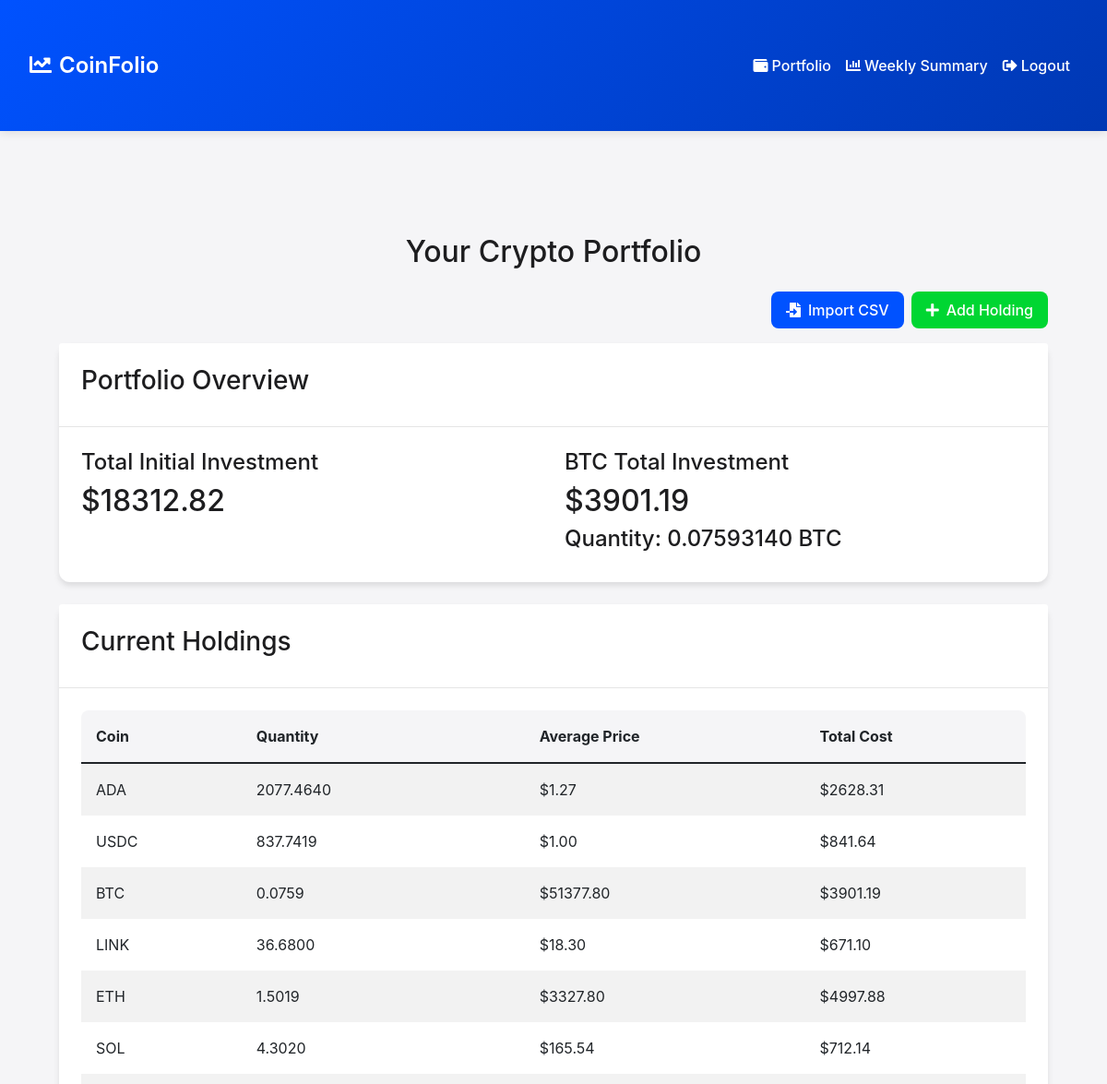
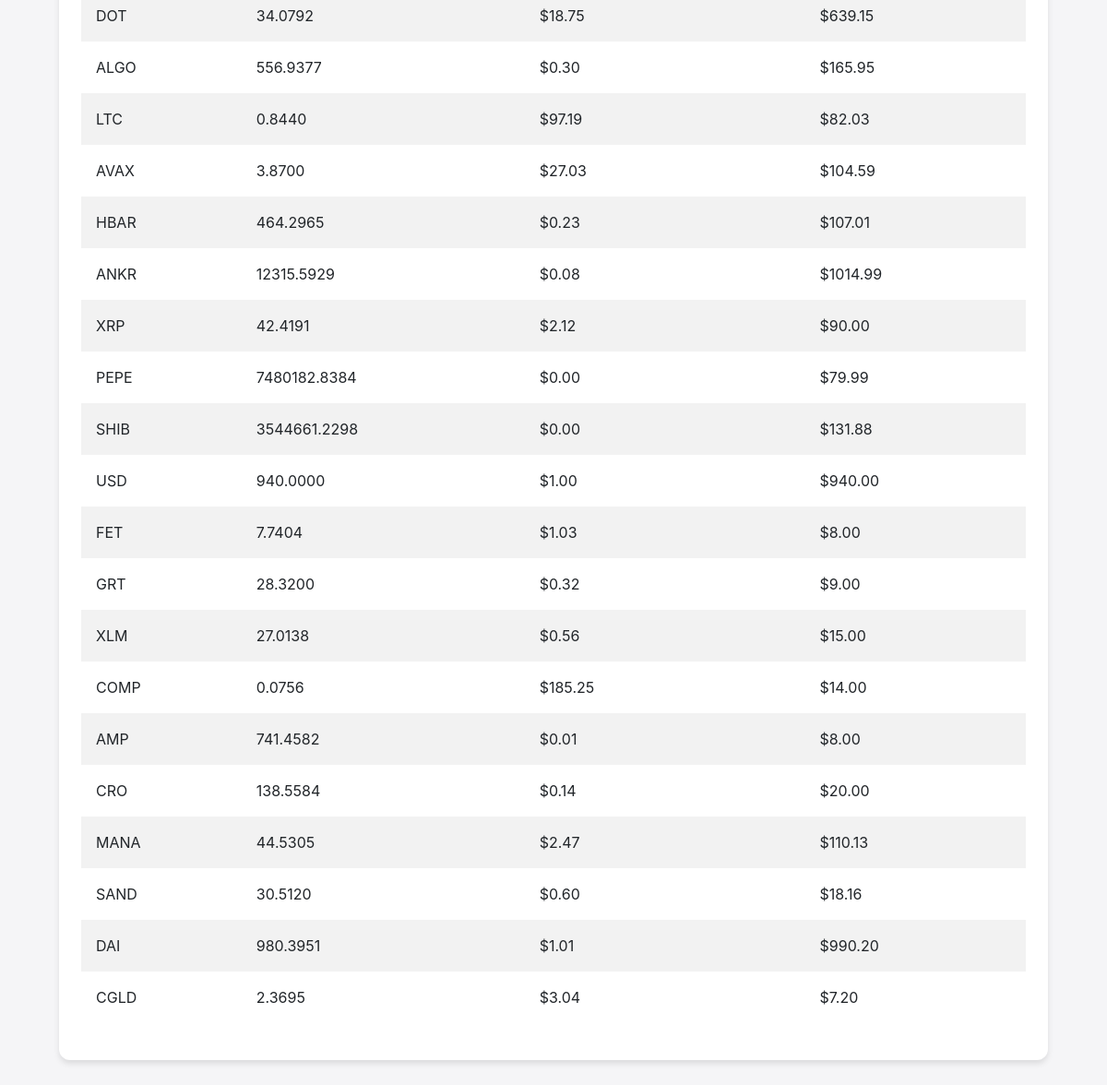
Before: /portfolio (signed in) with the older database file (2 pictures, top to bottom).
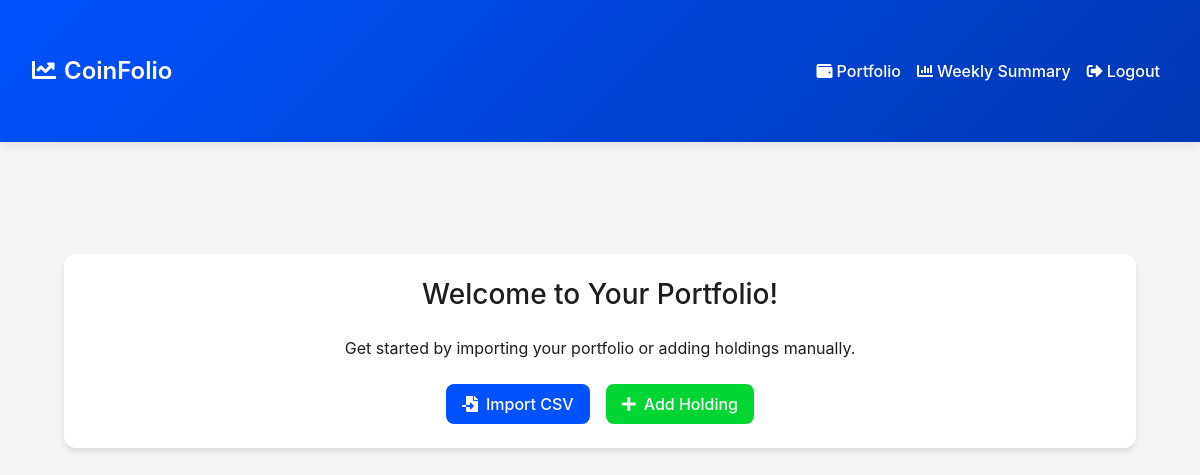
After: the same page with the newer database file.
### app.py (models this page shows)
class Portfolio(db.Model):
    id = db.Column(db.Integer, primary_key=True)
    user_id = db.Column(db.Integer, db.ForeignKey('user.id'), nullable=False)
    symbol = db.Column(db.String(10), nullable=False)
    purchase_date = db.Column(db.Date, nullable=False)
    purchase_price = db.Column(db.Float, nullable=False)
    quantity = db.Column(db.Float, nullable=False)
    transaction_type = db.Column(db.String(50), nullable=False)
    transaction_id = db.Column(db.String(50), nullable=False)
    transaction_date = db.Column(db.Date, nullable=False)
    transaction_price = db.Column(db.Float, nullable=False)
    transaction_quantity = db.Column(db.Float, nullable=False)
    transaction_fee = db.Column(db.Float, nullable=False)
    transaction_total = db.Column(db.Float, nullable=False)

### app.py (the view)
@app.route('/portfolio')
@login_required
def portfolio():
    try:
        page = request.args.get('page', 1, type=int)
        per_page = 20  # Increased to 20 transactions per page
        transactions = Portfolio.query.filter_by(user_id=current_user.id)\
            .order_by(Portfolio.transaction_date.desc())\
            .paginate(page=page, per_page=per_page, error_out=False)
        all_transactions = Portfolio.query.filter_by(user_id=current_user.id)\
            .order_by(Portfolio.transaction_date.desc())\
            .all()
        holdings = {}
        btc_total_investment = 0
        btc_quantity = 0.0  # Explicitly set to 0.0
        total_initial_investment = sum(transaction.transaction_total for transaction in all_transactions)
        transactions_by_symbol = {}
        for transaction in all_transactions:
            symbol = transaction.symbol
            if symbol not in transactions_by_symbol:
                transactions_by_symbol[symbol] = []
            transactions_by_symbol[symbol].append(transaction)
        for symbol, transactions in transactions_by_symbol.items():
            transactions.sort(key=lambda x: x.transaction_date)
            running_quantity = 0.0
            for transaction in transactions:
                running_quantity += transaction.transaction_quantity
            if running_quantity > 0:
                holdings[symbol] = {
                    'quantity': running_quantity,
                    'total_cost': sum(t.transaction_total for t in transactions),
                    'average_price': sum(t.transaction_total for t in transactions) / running_quantity
                }
        holdings = {k: v for k, v in holdings.items() if v['quantity'] > 0}
        if 'BTC' in holdings:
            btc_quantity = holdings['BTC']['quantity']
            btc_total_investment = holdings['BTC']['total_cost']
        return render_template('portfolio.html',
                             transactions=transactions,
                             holdings=holdings,
                             total_initial_investment=total_initial_investment,
                             btc_total_investment=btc_total_investment,
                             btc_quantity=btc_quantity)
    except Exception as e:
        flash('Error loading portfolio. Please try again later.', 'error')
        return redirect(url_for('index'))

### app.py (called while the page is built)
@login_manager.user_loader
def load_user(user_id):
    return User.query.get(int(user_id))

### templates/portfolio.html (shortened to what this page needs)
{% extends "base.html" %}
{% block content %}
<div class="container mt-4">
    {% if not transactions.items and not holdings %}
        <div class="card mb-4">
            <div class="card-body text-center">
                <h3 class="mb-4">Welcome to Your Portfolio!</h3>
                <p class="mb-4">Get started by importing your portfolio or adding holdings manually.</p>
                <div class="d-flex justify-content-center gap-3">
                    <div class="d-inline">
                        <button type="button" class="btn btn-primary" onclick="document.getElementById('welcomeCsvFile').click()">
                            <i class="fas fa-file-import me-2"></i>Import CSV
                        </button>
                    </div>
                    <button type="button" class="btn btn-success" data-bs-toggle="modal" data-bs-target="#addHoldingModal">
                        <i class="fas fa-plus me-2"></i>Add Holding
                    </button>
                </div>
            </div>
        </div>
    {% else %}
        <h2 class="mb-4 text-center">Your Crypto Portfolio</h2>
        <div class="d-flex justify-content-end mb-3">
            <div class="d-inline me-2">
                <button type="button" class="btn btn-primary" onclick="document.getElementById('portfolioCsvFile').click()">
                    <i class="fas fa-file-import me-2"></i>Import CSV
                </button>
            </div>
            <button type="button" class="btn btn-success" data-bs-toggle="modal" data-bs-target="#addHoldingModal">
                <i class="fas fa-plus me-2"></i>Add Holding
            </button>
        </div>
        {% if holdings %}
            <div class="card mb-4">
                <div class="card-header">
                    <h3>Portfolio Overview</h3>
                </div>
                <div class="card-body">
                    <div class="row">
                        <div class="col-md-6">
                            <h4>Total Initial Investment</h4>
                            <p class="h2">${{ "%.2f"|format(total_initial_investment) }}</p>
                        </div>
                        <div class="col-md-6">
                            <h4>BTC Total Investment</h4>
                            <p class="h2">${{ "%.2f"|format(btc_total_investment) }}</p>
                            <p class="h4">Quantity: {{ "%.8f"|format(btc_quantity) }} BTC</p>
                        </div>
                    </div>
                </div>
            </div>
            <div class="card mb-4">
                <div class="card-header">
                    <h3>Current Holdings</h3>
                </div>
                <div class="card-body">
                    <div class="table-responsive">
                        <table class="table table-striped">
                            <thead>
                                <tr>
                                    <th>Coin</th>
                                    <th>Quantity</th>
                                    <th>Average Price</th>
                                    <th>Total Cost</th>
                                </tr>
                            </thead>
                            <tbody>
                                {% for symbol, data in holdings.items() %}
                                    <tr>
                                        <td>{{ symbol }}</td>
                                        <td>{{ "%.4f"|format(data.quantity) }}</td>
                                        <td>${{ "%.2f"|format(data.average_price) }}</td>
                                        <td>${{ "%.2f"|format(data.total_cost) }}</td>
                                    </tr>
                                {% endfor %}
                            </tbody>
                        </table>
                    </div>
                </div>
            </div>
        {% endif %}
    {% endif %}
</div>
{% endblock %}

### templates/base.html (shortened to what this page needs)
<!DOCTYPE html>
<html lang="en">
<head>
    <link href="https://cdn.jsdelivr.net/npm/bootstrap@5.1.3/dist/css/bootstrap.min.css" rel="stylesheet">
    <link href="https://cdnjs.cloudflare.com/ajax/libs/font-awesome/5.15.4/css/all.min.css" rel="stylesheet">
</head>
<body>
    <nav class="navbar navbar-expand-lg navbar-dark">
        <div class="container">
            <a class="navbar-brand" href="{{ url_for('index') }}">
                <i class="fas fa-chart-line me-2"></i>CoinFolio
            </a>
            <div class="collapse navbar-collapse" id="navbarNav">
                <ul class="navbar-nav ms-auto">
                    {% if current_user.is_authenticated %}
                        <li class="nav-item">
                            <a class="nav-link" href="{{ url_for('portfolio') }}">
                                <i class="fas fa-wallet me-1"></i>Portfolio
                            </a>
                        </li>
                        <li class="nav-item">
                            <a class="nav-link" href="{{ url_for('weekly_summary') }}">
                                <i class="fas fa-chart-bar me-1"></i>Weekly Summary
                            </a>
                        </li>
                        <li class="nav-item">
                            <a class="nav-link" href="{{ url_for('logout') }}">
                                <i class="fas fa-sign-out-alt me-1"></i>Logout
                            </a>
                        </li>
                    {% endif %}
                </ul>
            </div>
        </div>
    </nav>
    <div class="container mt-4">
        {% block content %}{% endblock %}
    </div>
</body>
</html>

### templates/base.html (style rules this page uses)
:root { --coinbase-blue: #0052FF; --coinbase-dark-blue: #0038B3; --apple-gray: #F5F5F7; --apple-dark: #1D1D1F; --apple-light-gray: #6E6E73; --success-green: #00D632; --danger-red: #FF3B30; }
.navbar { background: linear-gradient(135deg, var(--coinbase-blue), var(--coinbase-dark-blue)) !important; padding: 1rem 0; box-shadow: 0 2px 10px rgba(0, 0, 0, 0.1); }
.navbar-brand { font-size: 1.5rem; font-weight: 600; color: white !important; }
.navbar-brand i { color: white; }
.nav-link { color: white !important; font-weight: 500; padding: 0.5rem 1rem; border-radius: 8px; transition: all 0.3s ease; }
body { background-color: var(--apple-gray); color: var(--apple-dark); font-family: -apple-system, BlinkMacSystemFont, "Segoe UI", Roboto, Helvetica, Arial, sans-serif; }
.container { max-width: 1200px; margin: 0 auto; padding: 2rem; }
.card { border-radius: 12px; border: none; box-shadow: 0 4px 6px rgba(0, 0, 0, 0.1); background-color: white; margin-bottom: 2rem; }
.card-body { padding: 1.5rem; }
.btn { border-radius: 8px; padding: 0.5rem 1rem; font-weight: 500; transition: all 0.3s; }
.btn-primary { background-color: var(--coinbase-blue); border: none; }
.btn-success { background-color: var(--success-green); border: none; }

Changed rows visible on the page:
removed Portfolio: symbol "ADA", quantity "2077.4640", average_price "1.27", total_cost "2628.31"
removed Portfolio: symbol "USDC", quantity "837.7419", average_price "1.00", total_cost "841.64"
removed Portfolio: symbol "BTC", quantity "0.0759", average_price "51377.80", total_cost "3901.19"
removed Portfolio: symbol "LINK", quantity "36.6800", average_price "18.30", total_cost "671.10"
removed Portfolio: symbol "ETH", quantity "1.5019", average_price "3327.80", total_cost "4997.88"
removed Portfolio: symbol "SOL", quantity "4.3020", average_price "165.54", total_cost "712.14"
removed Portfolio: symbol "DOT", quantity "34.0792", average_price "18.75", total_cost "639.15"
removed Portfolio: symbol "ALGO", quantity "556.9377", average_price "0.30", total_cost "165.95"
removed Portfolio: symbol "LTC", quantity "0.8440", average_price "97.19", total_cost "82.03"
removed Portfolio: symbol "AVAX", quantity "3.8700", average_price "27.03", total_cost "104.59"
removed Portfolio: symbol "HBAR", quantity "464.2965", average_price "0.23", total_cost "107.01"
removed Portfolio: symbol "ANKR", quantity "12315.5929", average_price "0.08", total_cost "1014.99"
removed Portfolio: symbol "XRP", quantity "42.4191", average_price "2.12", total_cost "90.00"
removed Portfolio: symbol "PEPE", quantity "7480182.8384", average_price "0.00", total_cost "79.99"
removed Portfolio: symbol "SHIB", quantity "3544661.2298", average_price "0.00", total_cost "131.88"
removed Portfolio: symbol "USD", quantity "940.0000", average_price "1.00", total_cost "940.00"
removed Portfolio: symbol "FET", quantity "7.7404", average_price "1.03", total_cost "8.00"
removed Portfolio: symbol "GRT", quantity "28.3200", average_price "0.32", total_cost "9.00"
removed Portfolio: symbol "XLM", quantity "27.0138", average_price "0.56", total_cost "15.00"
removed Portfolio: symbol "COMP", quantity "0.0756", average_price "185.25", total_cost "14.00"
removed Portfolio: symbol "AMP", quantity "741.4582", average_price "0.01", total_cost "8.00"
removed Portfolio: symbol "CRO", quantity "138.5584", average_price "0.14", total_cost "20.00"
removed Portfolio: symbol "MANA", quantity "44.5305", average_price "2.47", total_cost "110.13"
removed Portfolio: symbol "SAND", quantity "30.5120", average_price "0.60", total_cost "18.16"
removed Portfolio: symbol "DAI", quantity "980.3951", average_price "1.01", total_cost "990.20"
removed Portfolio: symbol "CGLD", quantity "2.3695", average_price "3.04", total_cost "7.20"
Other visible differences:
{{ "%.2f"|format(total_initial_investment) }}: "18312.82" → (not shown)
{{ "%.2f"|format(btc_total_investment) }}: "3901.19" → (not shown)
{{ "%.8f"|format(btc_quantity) }}: "0.07593140" → (not shown)
text no longer shown: "Your Crypto Portfolio Portfolio Overview Total Initial Investment $ BTC Total Investment $ Quantity: BTC Current Holdings Coin Quantity Average Price Total Cost"
text now shown: "Welcome to Your Portfolio! Get started by importing your portfolio or adding holdings manually."
